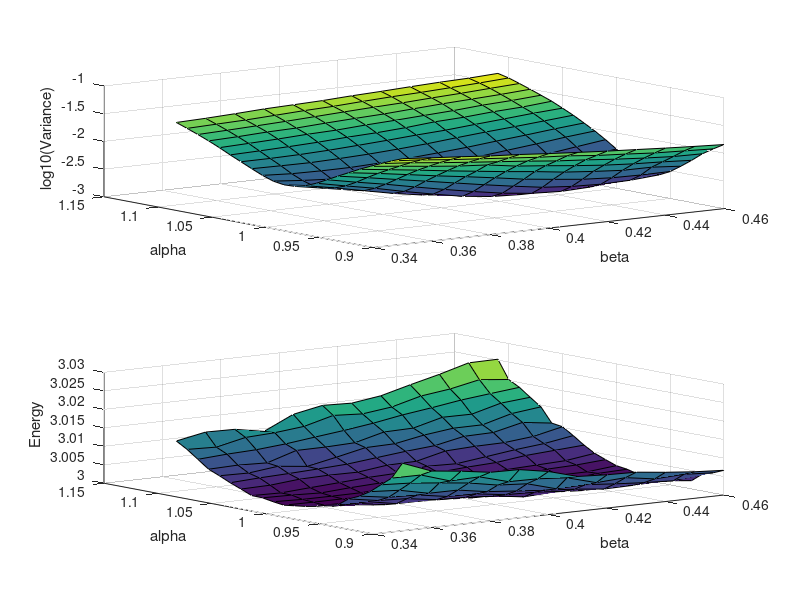

This chart was generated by the following MATLAB code:

clear
E = csvread('energies.csv');
V = csvread('variances.csv');
alpha = csvread('alpha.csv');
beta = csvread('beta.csv');
subplot(2,1,1)
surf(beta,alpha,log10(V))   ;
xlabel('beta')
ylabel('alpha')
zlabel('log10(Variance)')

subplot(2,1,2)
surf(beta,alpha,E);
xlabel('beta')
ylabel('alpha')
zlabel('Energy')